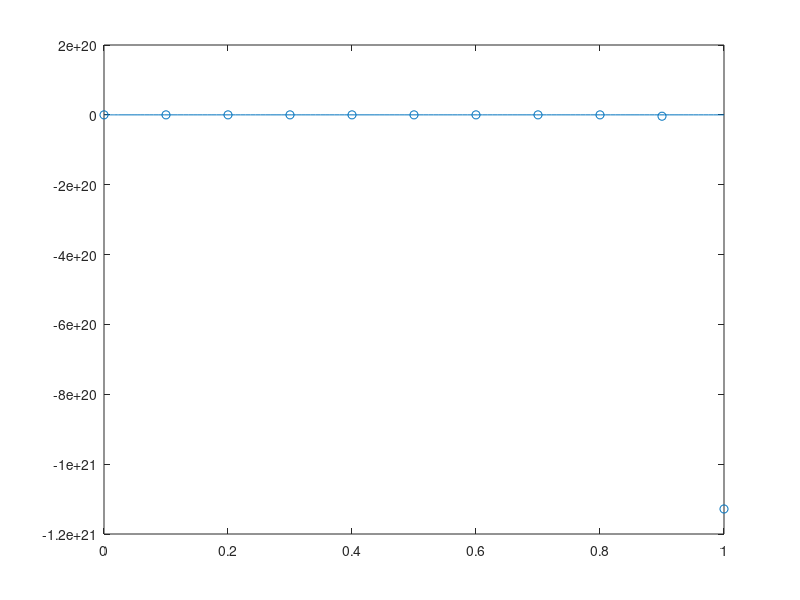

This figure's MATLAB source:
% Using RK-4 to solve the ODE with dt=0.1, and 0.001;
T = 1;
f = @(u,t) -100*(u-cos(t));
[t,u_exact] = ode45(@(t,u) -100*(u-cos(t)), [0 1], 1);
dt = 0.1;
x = 0:dt:T;
u = zeros(1,length(x));
u(1)=1;
for j = 1:(length(x)-1)
    tn = x(j);
    Y1 = u(j);
    Y2 = Y1 + dt/2*f(Y1,tn);
    Y3 = Y1 + dt/2*f(Y2,tn+dt/2);
    Y4 = Y1 + dt*f(Y3,tn+dt/2);

    u(j+1) = u(j) + dt/6*(f(Y1,tn)+2*f(Y2,tn+dt/2)+2*f(Y3,tn+dt/2)+...
        f(Y4,tn+dt));
end
hold off;
plot(t,u_exact);
hold on;
scatter(x,u);